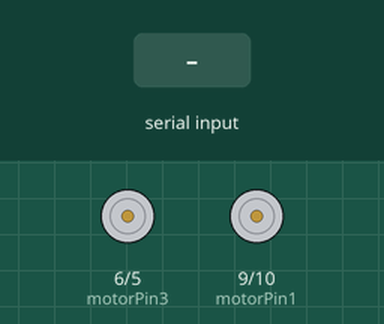
Recording of a sketch running on a simulated Arduino Uno, built with avr-gcc and run on an emulated ATmega328P. Parts: motor-driver pin pairs drawn as motors (green arrow = first pin HIGH = forward, orange = second pin HIGH = backward, longer = more drive). Inputs (shaded band) come from the test bench. What the sketch prints to the serial monitor is not drawn.

Above: at 4.2 s.
4.3 s: "w" received over Serial
At 4.7 s:
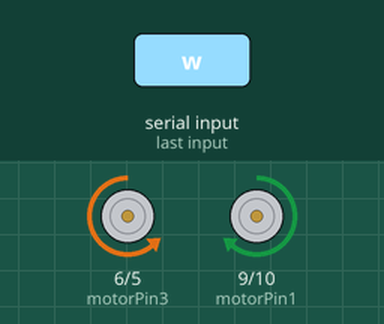
5.8 s: "a" received over Serial
At 7.0 s:
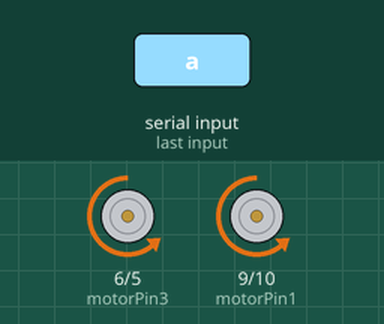
7.3 s: "d" received over Serial
At 8.2 s:
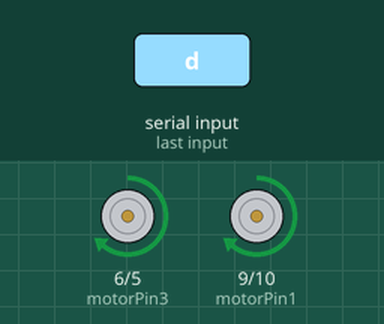
8.8 s: "s" received over Serial
At 9.3 s:
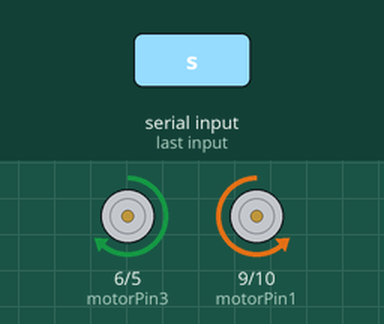
Timing chart, 0 to 11.8 s (numbered marks = the images above; inputs shaded):
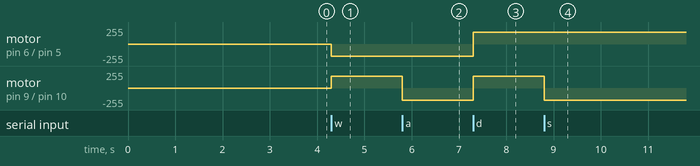

The sketch:

ArduinoRobot.ino
```cpp
#include "IRLibAll.h"

#include <IRLibDecodeBase.h>  //We need both the coding and
#include <IRLibSendBase.h>


#include <IRLib_P01_NEC.h>
#include <IRLibCombo.h>

#include <IRLibRecv.h>
#include <IRLibRecvPCI.h>
/*
 * CODE UNTESTED BUT COMPLETE
 *
 */

//L293D Motor Driver
//Motor A
const int motorPin1  = 9;  // Pin 14 of L293
const int motorPin2  = 10;  // Pin 10 of L293
//Motor B
const int motorPin3  = 6; // Pin  7 of L293
const int motorPin4  = 5;  // Pin  2 of L293

int motorSpeed = 180;

char rxChar= 0;         // RXcHAR holds the received command.

boolean speedBoost = false;
boolean shield = false;


//#define SONY 2

//Create a receiver object to listen on pin 2
IRrecvPCI myReceiver(2);

// Create a sender object tied to pin 3
IRsend mySender;

//Create a decoder object
IRdecode myDecoder;

//Pins and state for tilt switch
//const int tiltPin = 8;
//int tiltState = 0;
//int prevTiltState = 0;

//Number of times code has looped


//This will run only one time.
void setup(){
    Serial.begin(9600);   // Open serial port (9600 bauds).

    //Delay to allow initialization of Serial connection
    delay(3000);

    //Sets motor pins as outputs
    pinMode(motorPin1, OUTPUT);
    pinMode(motorPin2, OUTPUT);
    pinMode(motorPin3, OUTPUT);
    pinMode(motorPin4, OUTPUT);

    //Sets tilt switch pin as output
   // pinMode(tiltPin, INPUT);

    myReceiver.enableIRIn(); // enable receiver
    //Serial.write("AT+NAME ");
    //Sends message to app stating its ready
    Serial.println("r#");

}

void forward(){
  //This code will make the bot move forward
    checkBoost();
    analogWrite(motorPin1, motorSpeed);
    analogWrite(motorPin2, 0);
    analogWrite(motorPin3, 0);
    analogWrite(motorPin4, motorSpeed);
}

void backwards(){
    //This code will make the bot move backwards
    checkBoost();
    analogWrite(motorPin1, 0);
    analogWrite(motorPin2, motorSpeed);
    analogWrite(motorPin3, motorSpeed);
    analogWrite(motorPin4, 0);
}

void left(){
      //This code will make the bot move left
    checkBoost();
    analogWrite(motorPin1, 0);
    analogWrite(motorPin2, motorSpeed);
    analogWrite(motorPin3, 0);
    analogWrite(motorPin4, motorSpeed);
}

void right(){
    //This code will make the bot move right
    checkBoost();
    analogWrite(motorPin1, motorSpeed);
    analogWrite(motorPin2, 0);
    analogWrite(motorPin3, motorSpeed);
    analogWrite(motorPin4, 0);
}

void stopBot(){
      //And this code will stop motors
    analogWrite(motorPin1, 0);
    analogWrite(motorPin2, 0);
    analogWrite(motorPin3, 0);
    analogWrite(motorPin4, 0);
}

void shoot(){

  mySender.send(NEC,0x61a0f00f,0); //Sends signal via IR Blaster
  myReceiver.enableIRIn(); // Re-enable receiver
   Serial.println("Code Sent");

}

void robotDead(){
  stopBot();
  Serial.println("k#");
  Serial.end();
}

void checkBoost(){
  if(speedBoost){
    motorSpeed = 255;
  }else{
    motorSpeed = 180;
  }
} //end checkboost

void loop(){
//Read state of tilt switch
//tiltState = digitalRead(tiltPin);

 myReceiver.enableIRIn();      //Enable Receiver
 //disable IR receiver for sheild buff myReceiver.disableIRIn();


//if(tiltState != prevTiltState && (cycle > 1)){
//  robotDead();
//}

    //Listen for serial Input
    if (Serial.available() >0){          // Check receive buffer.
    rxChar = Serial.read();            // Save character received.
    Serial.flush();

   //Check char and make decision
    switch(rxChar){
      case 'w':
      forward();
      delay(10);
      break;
      case 'a':
      left();
      delay(10);
      break;
      case 'd':
      right();
      delay(10);
      break;
      case 's':
      backwards();
      delay(10);
      break;
      case'e':
      shoot();
      delay(10);
      break;
      case 'i':
      speedBoost = true;
      break;
      case 'I':
      speedBoost = false;
      case 'o':
      shield = true;
      break;
      case 'O':
      shield = false;
      break;
      case 'q':
      stopBot();

      checkBoost();
    }
  }//End Serial Listener

      //signal received robot shot
      if (myReceiver.getResults()) {
        //only shoot if robot does not have shield enabled
        if(shield == false){

        myDecoder.decode();           //Decode it
        //Serial.println("Code Received");
        //myDecoder.dumpResults(false);  //Now print results. Use false for less detail
        //`Serial.println(myDecoder.value);
        if(myDecoder.value == 1637937167){
          Serial.println("h#");
        }
        myReceiver.enableIRIn();      //Restart receiver
        }
      }


  //All code has run and cycle is restarting
  //Serial.println("Cycle#");
}
```

Measured:
- after the input at 4.3 s, motor on pin 6 (motorPin3) / pin 5 (motorPin4): stopped → backward 180/255 at once; motor on pin 9 (motorPin1) / pin 10 (motorPin2): stopped → forward 180/255 at once
- after the input at 5.8 s, motor on pin 9 (motorPin1) / pin 10 (motorPin2): forward 180/255 → backward 180/255 at once
- after the input at 7.3 s, motor on pin 6 (motorPin3) / pin 5 (motorPin4), motor on pin 9 (motorPin1) / pin 10 (motorPin2): backward 180/255 → forward 180/255 at once
- after the input at 8.8 s, motor on pin 9 (motorPin1) / pin 10 (motorPin2): forward 180/255 → backward 180/255 at once
